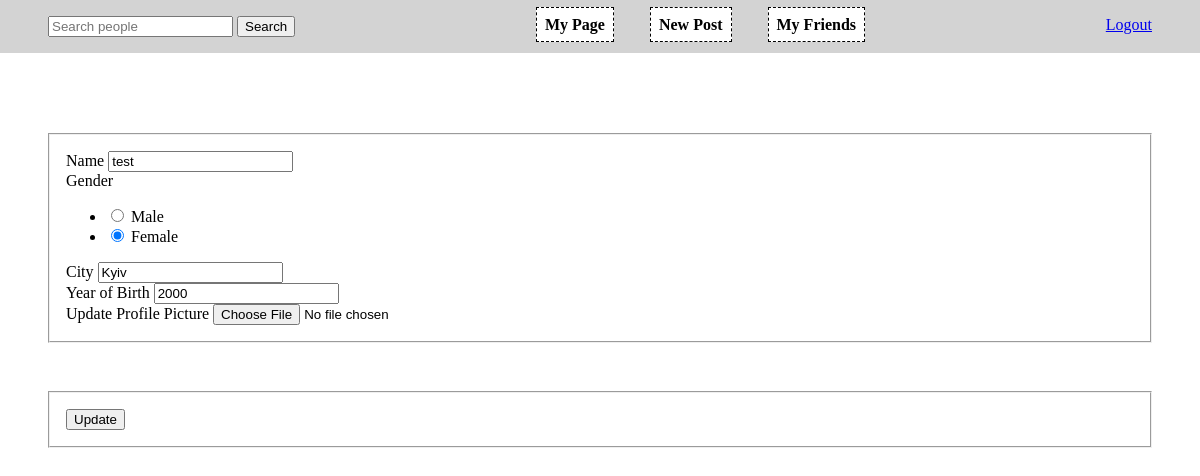
The page /edit (signed in) on the database its author committed.
### social_network/models.py (models this page shows, shortened)
class User(db.Model, UserMixin):
    id = db.Column(db.Integer, primary_key=True)
    username = db.Column(db.String(32), unique=True, nullable=False)
    password = db.Column(db.String(64), nullable=False)
    image_file = db.Column(db.String(32), nullable=False,
                           default="default_profile.jpg")
    name = db.Column(db.String(64), nullable=False)
    gender = db.Column(
        db.Boolean(), nullable=False)
    city = db.Column(db.String(32), nullable=False)
    born = db.Column(
        db.Integer)
    posts = db.relationship("Post", backref="author")
    friendship = db.relationship(
        "Friendship", foreign_keys='Friendship.user1_id', backref="friend")
    friendship = db.relationship(
        "Friendship", foreign_keys='Friendship.user2_id', backref="friend")

### social_network/users/routes.py (the view, shortened to what this page needs)
@users.route("/edit", methods=["GET", "POST"])
@login_required
def edit():
    form = EditForm()
    form.fill()
    return render_template("users/edit.html", form=form)

### social_network/users/forms.py
class EditForm(FlaskForm):
    name = StringField('Name', validators=[
        DataRequired(), Length(min=2, max=32)])
    gender = RadioField('Gender', choices=[(0, 'Male'), (1, 'Female')])
    city = StringField('City', validators=[
        DataRequired(), Length(min=2, max=64)])
    born = IntegerField("Year of Birth")
    picture = FileField('Update Profile Picture', validators=[
                        FileAllowed(['jpg', 'png'])])
    submit = SubmitField('Update')
    def fill(self):
        self.name.data = current_user.name
        self.gender.data = str(int(current_user.gender))
        self.city.data = current_user.city
        self.born.data = current_user.born

### social_network/models.py (called while the page is built)
@login_manager.user_loader
def load_user(user_id):
    return User.query.get(int(user_id))

### social_network/templates/users/edit.html (shortened to what this page needs)
{% extends 'layout.html' %} {% from "_render_field.html" import render_field %} {% block content %}
<form method="POST" action="" enctype="multipart/form-data">
    <fieldset>
        {{ render_field(form.name) }} {{ render_field(form.gender) }} {{ render_field(form.city) }} {{ render_field(form.born) }} {{ form.picture.label() }} {{ form.picture(class="form-control-file") }}
    </fieldset>
    <fieldset>
        {{ form.submit() }}
    </fieldset>
</form>
</div>
{% endblock content %}

### social_network/templates/_render_field.html
{% macro render_field(field) %}
	<div>
		{{ field.label(class="form-control-label") }}
		{% if field.errors %}
			{{ field(class="form-control form-control-lg is-invalid")}}
			<div class="invalid-feedback">
				{% for error in field.errors %}
					<span>{{ error }}</span>
				{% endfor %}
			</div>
		{% else %}
			{{ field(class="form-control form-control-ls") }}
		{% endif %}
	</div>
{% endmacro %}

### social_network/static/main.css (style rules this page uses)
body { margin: 0; padding: 0; }
form { text-align: center; }
fieldset { margin: 3em; padding: 1em; text-align: left; }

### rows shown on the page
User: name "test", gender "☐ Male ☑ Female", city "Kyiv", born "2000"

### other values the page prints
{{ field.label(class="form-control-label") }} "Name Gender City Year of Birth"
